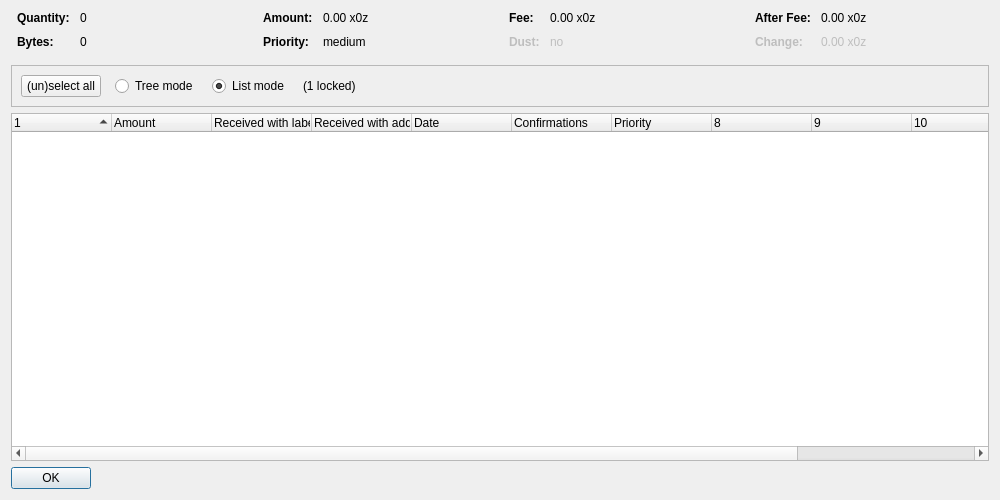
<?xml version="1.0" encoding="UTF-8"?>
<ui version="4.0">
 <class>CoinControlDialog</class>
 <widget class="QDialog" name="CoinControlDialog">
  <property name="geometry">
   <rect>
    <x>0</x>
    <y>0</y>
    <width>1000</width>
    <height>500</height>
   </rect>
  </property>
  <property name="windowTitle">
   <string>Coin Selection</string>
  </property>
  <layout class="QVBoxLayout" name="verticalLayout">
   <item>
    <layout class="QHBoxLayout" name="horizontalLayoutTop" stretch="0,0,0,0">
     <property name="topMargin">
      <number>0</number>
     </property>
     <property name="bottomMargin">
      <number>10</number>
     </property>
     <item>
      <layout class="QFormLayout" name="formLayoutCoinControl1">
       <property name="horizontalSpacing">
        <number>10</number>
       </property>
       <property name="verticalSpacing">
        <number>10</number>
       </property>
       <property name="leftMargin">
        <number>6</number>
       </property>
       <property name="rightMargin">
        <number>6</number>
       </property>
       <item row="0" column="0">
        <widget class="QLabel" name="labelCoinControlQuantityText">
         <property name="font">
          <font>
           <weight>75</weight>
           <bold>true</bold>
          </font>
         </property>
         <property name="text">
          <string>Quantity:</string>
         </property>
        </widget>
       </item>
       <item row="0" column="1">
        <widget class="QLabel" name="labelCoinControlQuantity">
         <property name="cursor">
          <cursorShape>IBeamCursor</cursorShape>
         </property>
         <property name="contextMenuPolicy">
          <enum>Qt::ActionsContextMenu</enum>
         </property>
         <property name="text">
          <string notr="true">0</string>
         </property>
         <property name="textInteractionFlags">
          <set>Qt::LinksAccessibleByMouse|Qt::TextSelectableByKeyboard|Qt::TextSelectableByMouse</set>
         </property>
        </widget>
       </item>
       <item row="1" column="0">
        <widget class="QLabel" name="labelCoinControlBytesText">
         <property name="font">
          <font>
           <weight>75</weight>
           <bold>true</bold>
          </font>
         </property>
         <property name="text">
          <string>Bytes:</string>
         </property>
        </widget>
       </item>
       <item row="1" column="1">
        <widget class="QLabel" name="labelCoinControlBytes">
         <property name="cursor">
          <cursorShape>IBeamCursor</cursorShape>
         </property>
         <property name="contextMenuPolicy">
          <enum>Qt::ActionsContextMenu</enum>
         </property>
         <property name="text">
          <string notr="true">0</string>
         </property>
         <property name="textInteractionFlags">
          <set>Qt::LinksAccessibleByMouse|Qt::TextSelectableByKeyboard|Qt::TextSelectableByMouse</set>
         </property>
        </widget>
       </item>
      </layout>
     </item>
     <item>
      <layout class="QFormLayout" name="formLayoutCoinControl2">
       <property name="horizontalSpacing">
        <number>10</number>
       </property>
       <property name="verticalSpacing">
        <number>10</number>
       </property>
       <property name="leftMargin">
        <number>6</number>
       </property>
       <property name="rightMargin">
        <number>6</number>
       </property>
       <item row="0" column="0">
        <widget class="QLabel" name="labelCoinControlAmountText">
         <property name="font">
          <font>
           <weight>75</weight>
           <bold>true</bold>
          </font>
         </property>
         <property name="text">
          <string>Amount:</string>
         </property>
        </widget>
       </item>
       <item row="0" column="1">
        <widget class="QLabel" name="labelCoinControlAmount">
         <property name="cursor">
          <cursorShape>IBeamCursor</cursorShape>
         </property>
         <property name="contextMenuPolicy">
          <enum>Qt::ActionsContextMenu</enum>
         </property>
         <property name="text">
          <string notr="true">0.00 x0z</string>
         </property>
         <property name="textInteractionFlags">
          <set>Qt::LinksAccessibleByMouse|Qt::TextSelectableByKeyboard|Qt::TextSelectableByMouse</set>
         </property>
        </widget>
       </item>
       <item row="1" column="0">
        <widget class="QLabel" name="labelCoinControlPriorityText">
         <property name="font">
          <font>
           <weight>75</weight>
           <bold>true</bold>
          </font>
         </property>
         <property name="text">
          <string>Priority:</string>
         </property>
        </widget>
       </item>
       <item row="1" column="1">
        <widget class="QLabel" name="labelCoinControlPriority">
         <property name="cursor">
          <cursorShape>IBeamCursor</cursorShape>
         </property>
         <property name="contextMenuPolicy">
          <enum>Qt::ActionsContextMenu</enum>
         </property>
         <property name="text">
          <string notr="true">medium</string>
         </property>
         <property name="textInteractionFlags">
          <set>Qt::LinksAccessibleByMouse|Qt::TextSelectableByKeyboard|Qt::TextSelectableByMouse</set>
         </property>
        </widget>
       </item>
      </layout>
     </item>
     <item>
      <layout class="QFormLayout" name="formLayoutCoinControl3">
       <property name="horizontalSpacing">
        <number>10</number>
       </property>
       <property name="verticalSpacing">
        <number>10</number>
       </property>
       <property name="leftMargin">
        <number>6</number>
       </property>
       <property name="rightMargin">
        <number>6</number>
       </property>
       <item row="0" column="0">
        <widget class="QLabel" name="labelCoinControlFeeText">
         <property name="font">
          <font>
           <weight>75</weight>
           <bold>true</bold>
          </font>
         </property>
         <property name="text">
          <string>Fee:</string>
         </property>
        </widget>
       </item>
       <item row="0" column="1">
        <widget class="QLabel" name="labelCoinControlFee">
         <property name="cursor">
          <cursorShape>IBeamCursor</cursorShape>
         </property>
         <property name="contextMenuPolicy">
          <enum>Qt::ActionsContextMenu</enum>
         </property>
         <property name="text">
          <string notr="true">0.00 x0z</string>
         </property>
         <property name="textInteractionFlags">
          <set>Qt::LinksAccessibleByMouse|Qt::TextSelectableByKeyboard|Qt::TextSelectableByMouse</set>
         </property>
        </widget>
       </item>
       <item row="1" column="0">
        <widget class="QLabel" name="labelCoinControlLowOutputText">
         <property name="enabled">
          <bool>false</bool>
         </property>
         <property name="font">
          <font>
           <weight>75</weight>
           <bold>true</bold>
          </font>
         </property>
         <property name="text">
          <string>Dust:</string>
         </property>
        </widget>
       </item>
       <item row="1" column="1">
        <widget class="QLabel" name="labelCoinControlLowOutput">
         <property name="enabled">
          <bool>false</bool>
         </property>
         <property name="cursor">
          <cursorShape>IBeamCursor</cursorShape>
         </property>
         <property name="contextMenuPolicy">
          <enum>Qt::ActionsContextMenu</enum>
         </property>
         <property name="text">
          <string notr="true">no</string>
         </property>
         <property name="textInteractionFlags">
          <set>Qt::LinksAccessibleByMouse|Qt::TextSelectableByKeyboard|Qt::TextSelectableByMouse</set>
         </property>
        </widget>
       </item>
      </layout>
     </item>
     <item>
      <layout class="QFormLayout" name="formLayoutCoinControl4">
       <property name="horizontalSpacing">
        <number>10</number>
       </property>
       <property name="verticalSpacing">
        <number>10</number>
       </property>
       <property name="leftMargin">
        <number>6</number>
       </property>
       <property name="rightMargin">
        <number>6</number>
       </property>
       <item row="0" column="0">
        <widget class="QLabel" name="labelCoinControlAfterFeeText">
         <property name="font">
          <font>
           <weight>75</weight>
           <bold>true</bold>
          </font>
         </property>
         <property name="text">
          <string>After Fee:</string>
         </property>
        </widget>
       </item>
       <item row="0" column="1">
        <widget class="QLabel" name="labelCoinControlAfterFee">
         <property name="cursor">
          <cursorShape>IBeamCursor</cursorShape>
         </property>
         <property name="contextMenuPolicy">
          <enum>Qt::ActionsContextMenu</enum>
         </property>
         <property name="text">
          <string notr="true">0.00 x0z</string>
         </property>
         <property name="textInteractionFlags">
          <set>Qt::LinksAccessibleByMouse|Qt::TextSelectableByKeyboard|Qt::TextSelectableByMouse</set>
         </property>
        </widget>
       </item>
       <item row="1" column="0">
        <widget class="QLabel" name="labelCoinControlChangeText">
         <property name="enabled">
          <bool>false</bool>
         </property>
         <property name="font">
          <font>
           <weight>75</weight>
           <bold>true</bold>
          </font>
         </property>
         <property name="text">
          <string>Change:</string>
         </property>
        </widget>
       </item>
       <item row="1" column="1">
        <widget class="QLabel" name="labelCoinControlChange">
         <property name="enabled">
          <bool>false</bool>
         </property>
         <property name="cursor">
          <cursorShape>IBeamCursor</cursorShape>
         </property>
         <property name="contextMenuPolicy">
          <enum>Qt::ActionsContextMenu</enum>
         </property>
         <property name="text">
          <string notr="true">0.00 x0z</string>
         </property>
         <property name="textInteractionFlags">
          <set>Qt::LinksAccessibleByMouse|Qt::TextSelectableByKeyboard|Qt::TextSelectableByMouse</set>
         </property>
        </widget>
       </item>
      </layout>
     </item>
    </layout>
   </item>
   <item>
    <widget class="QFrame" name="frame">
     <property name="minimumSize">
      <size>
       <width>0</width>
       <height>40</height>
      </size>
     </property>
     <property name="frameShape">
      <enum>QFrame::StyledPanel</enum>
     </property>
     <property name="frameShadow">
      <enum>QFrame::Sunken</enum>
     </property>
     <layout class="QHBoxLayout" name="horizontalLayout">
      <item>
       <layout class="QHBoxLayout" name="horizontalLayoutPanel" stretch="0,0,0,0,0">
        <property name="spacing">
         <number>14</number>
        </property>
        <item>
         <widget class="QPushButton" name="pushButtonSelectAll">
          <property name="sizePolicy">
           <sizepolicy hsizetype="Maximum" vsizetype="Fixed">
            <horstretch>0</horstretch>
            <verstretch>0</verstretch>
           </sizepolicy>
          </property>
          <property name="text">
           <string>(un)select all</string>
          </property>
          <property name="autoDefault">
           <bool>false</bool>
          </property>
         </widget>
        </item>
        <item>
         <widget class="QRadioButton" name="radioTreeMode">
          <property name="sizePolicy">
           <sizepolicy hsizetype="Maximum" vsizetype="Fixed">
            <horstretch>0</horstretch>
            <verstretch>0</verstretch>
           </sizepolicy>
          </property>
          <property name="text">
           <string>Tree mode</string>
          </property>
         </widget>
        </item>
        <item>
         <widget class="QRadioButton" name="radioListMode">
          <property name="sizePolicy">
           <sizepolicy hsizetype="Maximum" vsizetype="Fixed">
            <horstretch>0</horstretch>
            <verstretch>0</verstretch>
           </sizepolicy>
          </property>
          <property name="text">
           <string>List mode</string>
          </property>
          <property name="checked">
           <bool>true</bool>
          </property>
         </widget>
        </item>
        <item>
         <widget class="QLabel" name="labelLocked">
          <property name="text">
           <string notr="true">(1 locked)</string>
          </property>
         </widget>
        </item>
        <item>
         <spacer name="horizontalSpacer">
          <property name="orientation">
           <enum>Qt::Horizontal</enum>
          </property>
          <property name="sizeHint" stdset="0">
           <size>
            <width>40</width>
            <height>20</height>
           </size>
          </property>
         </spacer>
        </item>
       </layout>
      </item>
     </layout>
    </widget>
   </item>
   <item>
    <widget class="CoinControlTreeWidget" name="treeWidget">
     <property name="contextMenuPolicy">
      <enum>Qt::CustomContextMenu</enum>
     </property>
     <property name="sortingEnabled">
      <bool>false</bool>
     </property>
     <property name="columnCount">
      <number>12</number>
     </property>
     <attribute name="headerShowSortIndicator" stdset="0">
      <bool>true</bool>
     </attribute>
     <attribute name="headerStretchLastSection">
      <bool>false</bool>
     </attribute>
     <column>
      <property name="text">
       <string/>
      </property>
     </column>
     <column>
      <property name="text">
       <string>Amount</string>
      </property>
     </column>
     <column>
      <property name="text">
       <string>Received with label</string>
      </property>
     </column>
     <column>
      <property name="text">
       <string>Received with address</string>
      </property>
     </column>
     <column>
      <property name="text">
       <string>Date</string>
      </property>
     </column>
     <column>
      <property name="text">
       <string>Confirmations</string>
      </property>
      <property name="toolTip">
       <string>Confirmed</string>
      </property>
     </column>
     <column>
      <property name="text">
       <string>Priority</string>
      </property>
     </column>
     <column>
      <property name="text">
       <string/>
      </property>
     </column>
     <column>
      <property name="text">
       <string/>
      </property>
     </column>
     <column>
      <property name="text">
       <string/>
      </property>
     </column>
     <column>
      <property name="text">
       <string/>
      </property>
     </column>
     <column>
      <property name="text">
       <string/>
      </property>
     </column>
    </widget>
   </item>
   <item>
    <widget class="QDialogButtonBox" name="buttonBox">
     <property name="sizePolicy">
      <sizepolicy hsizetype="Maximum" vsizetype="Fixed">
       <horstretch>0</horstretch>
       <verstretch>0</verstretch>
      </sizepolicy>
     </property>
     <property name="orientation">
      <enum>Qt::Horizontal</enum>
     </property>
     <property name="standardButtons">
      <set>QDialogButtonBox::Ok</set>
     </property>
    </widget>
   </item>
  </layout>
 </widget>
 <customwidgets>
  <customwidget>
   <class>CoinControlTreeWidget</class>
   <extends>QTreeWidget</extends>
   <header>coincontroltreewidget.h</header>
  </customwidget>
 </customwidgets>
 <resources/>
 <connections/>
</ui>
